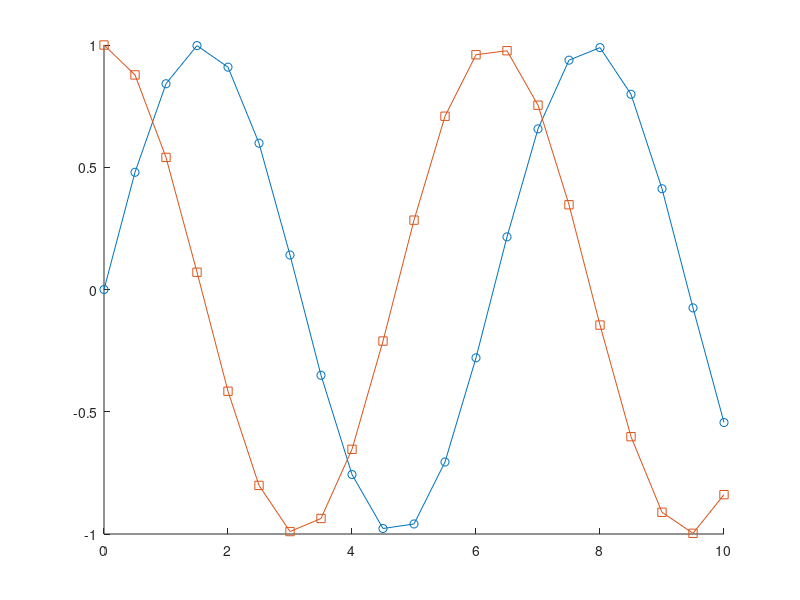

This figure's MATLAB source: (Note: this script raises an error after producing the figure.)
x = 0:0.5:10;
figure; hold on;
ph(1) = plot(x,sin(x), 'Marker', 'o');
ph(2) = plot(x,cos(x), 'Marker', 's');

ax = gca;
ax.Box = 'on';

bx = axes('position', [ax.Position(1:2), 0.3, 0.4], 'Box', 'on', 'XTick', [], 'YTick', []);%, 'Color', [0.8549,0.7020,1.0000]);
cx = axes('position', [ax.Position(1:2), 0.3, 0.4], 'Box', 'on', 'XTick', [], 'YTick', []);%, 'Color', [0.8549,0.5020,1.0000]);

[legb, objsb] = legend(bx, ph, {'sin', 'cos'}, 'Location', 'SouthWest');
[legc, objsc] = legend(cx, ph, {'sin', 'cos'}, 'Location', 'SouthWest');

line_start_end = [0.01, 0.3];
line_text_step = 0.05;

legendshrink(ax.Position(1:2), legb, objsb, bx, line_start_end, line_text_step);
legendshrink(ax.Position(1:2), legc, objsc, cx, line_start_end, line_text_step);

% you need only to adjust cx' position.
cx.Position(1:2) = [ax.Position(1)+ax.Position(3)-cx.Position(3), ax.Position(2)];
legc.Position(1:2) = cx.Position(1:2);
